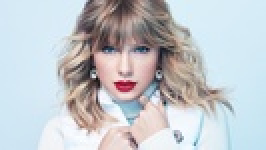
#> input picture images_for_zooming/a1q5images/taylor.jpg, 133 x 75 px, shrunk from 1000 x 560 before the run (shown 2 times larger); its folder holds 5 pictures in this run
$ jupyter execute Question-10.ipynb
#> lines starting #> are read from the running program, lines starting #| are printed output that depends on the picture
10. Bilateral filtering:

[cell 1]
import cv2
import numpy as np
import math
import matplotlib.pyplot as plt
import os

def bilateral_filter_manual(img, diameter, sigma_s, sigma_r):

    if len(img.shape) != 2:
        raise ValueError("Input image must be grayscale (2D)")

    img = img.astype(np.float32)
    h, w = img.shape
    radius = diameter // 2
    filtered = np.zeros_like(img)

    spatial_weights = np.zeros((diameter, diameter))
    for i in range(-radius, radius + 1):
        for j in range(-radius, radius + 1):
            dist = math.sqrt(i**2 + j**2)
            spatial_weights[i + radius, j + radius] = math.exp(-dist**2 / (2 * sigma_s**2))

    spatial_weights /= np.sum(spatial_weights)

    for y in range(h):
        for x in range(w):
            center_intensity = img[y, x]
            total_weight = 0.0
            weighted_sum = 0.0

            for dy in range(-radius, radius + 1):
                for dx in range(-radius, radius + 1):
                    ny, nx = y + dy, x + dx
                    if 0 <= ny < h and 0 <= nx < w:
                        neighbor_intensity = img[ny, nx]

                        intensity_diff = center_intensity - neighbor_intensity
                        range_weight = math.exp(-intensity_diff**2 / (2 * sigma_r**2))

                        weight = spatial_weights[dy + radius, dx + radius] * range_weight

                        weighted_sum += neighbor_intensity * weight
                        total_weight += weight

            if total_weight > 0:
                filtered[y, x] = weighted_sum / total_weight
            else:
                filtered[y, x] = center_intensity

    return filtered.astype(np.uint8)

image_folder = "./images_for_zooming/a1q5images"

print("Images found in folder:", os.listdir(image_folder))

image_path = os.path.join(image_folder, "taylor.jpg")

img_gray = cv2.imread(image_path, cv2.IMREAD_GRAYSCALE)
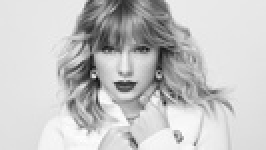
#> img_gray: shape (75, 133) (shown 2 times larger); min 10, max 254, mean 198.7

if img_gray is None:
    raise FileNotFoundError(f"Image not found at: {image_path}\n"
                            f"Make sure the file exists in: {image_folder}\n"
                            f"Available files: {os.listdir(image_folder)}")

print(f"Successfully loaded image: {image_path} (shape: {img_gray.shape})")
#| Successfully loaded image: ./images_for_zooming/a1q5images/taylor.jpg (shape: (75, 133))

diameter = 9
sigma_s = 5.0
sigma_r = 25.0

gaussian_cv = cv2.GaussianBlur(img_gray, (diameter, diameter), sigmaX=sigma_s)
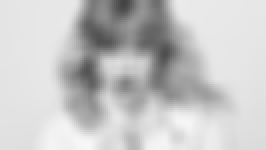
#> gaussian_cv: shape (75, 133) (shown 2 times larger); min 67, max 247, mean 198.7

bilateral_cv = cv2.bilateralFilter(img_gray, d=diameter, sigmaColor=sigma_r, sigmaSpace=sigma_s)

bilateral_manual = bilateral_filter_manual(img_gray, diameter, sigma_s, sigma_r)

plt.figure(figsize=(16, 10))

plt.subplot(2, 2, 1)
plt.title("Original Grayscale")
plt.imshow(img_gray, cmap='gray')
plt.axis('off')

plt.subplot(2, 2, 2)
plt.title("Gaussian Blur (OpenCV)")
plt.imshow(gaussian_cv, cmap='gray')
plt.axis('off')

plt.subplot(2, 2, 3)
plt.title("Bilateral Filter (OpenCV)")
plt.imshow(bilateral_cv, cmap='gray')
plt.axis('off')

plt.subplot(2, 2, 4)
plt.title("Bilateral Filter (Manual)")
plt.imshow(bilateral_manual, cmap='gray')
plt.axis('off')

plt.tight_layout()
plt.show()
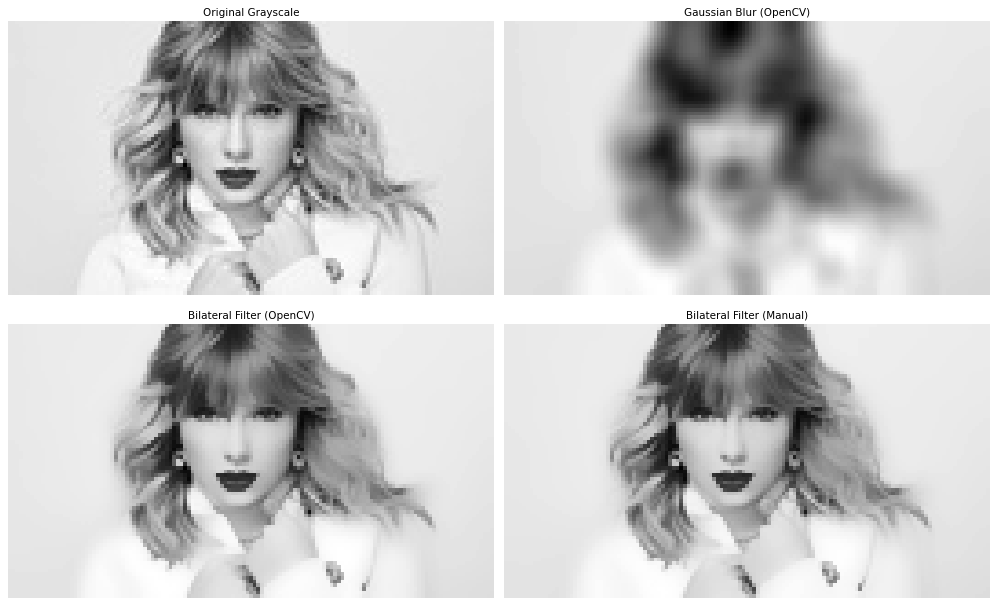
#> figure drawn by matplotlib, 4 panels
